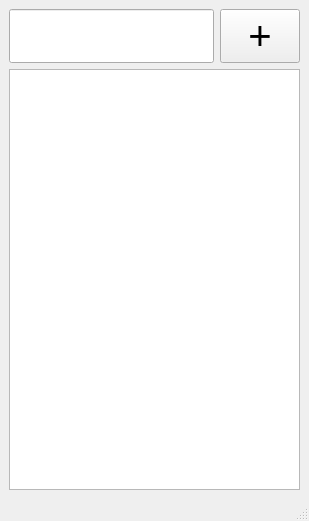
<?xml version="1.0" encoding="UTF-8"?>
<ui version="4.0">
 <class>MainWindow</class>
 <widget class="QMainWindow" name="MainWindow">
  <property name="geometry">
   <rect>
    <x>0</x>
    <y>0</y>
    <width>309</width>
    <height>521</height>
   </rect>
  </property>
  <property name="windowTitle">
   <string>MainWindow</string>
  </property>
  <widget class="QWidget" name="centralwidget">
   <layout class="QVBoxLayout" name="verticalLayout">
    <item>
     <layout class="QGridLayout" name="gl_task"/>
    </item>
    <item>
     <layout class="QHBoxLayout" name="horizontalLayout">
      <item>
       <widget class="QLineEdit" name="tb_new_task_title">
        <property name="font">
         <font>
          <pointsize>30</pointsize>
         </font>
        </property>
       </widget>
      </item>
      <item>
       <widget class="QPushButton" name="btn_new_task">
        <property name="font">
         <font>
          <pointsize>30</pointsize>
         </font>
        </property>
        <property name="text">
         <string>+</string>
        </property>
       </widget>
      </item>
     </layout>
    </item>
    <item>
     <widget class="QTextEdit" name="tb_new_task_description"/>
    </item>
   </layout>
  </widget>
  <widget class="QMenuBar" name="menubar">
   <property name="geometry">
    <rect>
     <x>0</x>
     <y>0</y>
     <width>309</width>
     <height>22</height>
    </rect>
   </property>
  </widget>
  <widget class="QStatusBar" name="statusbar"/>
 </widget>
 <resources/>
 <connections/>
</ui>
